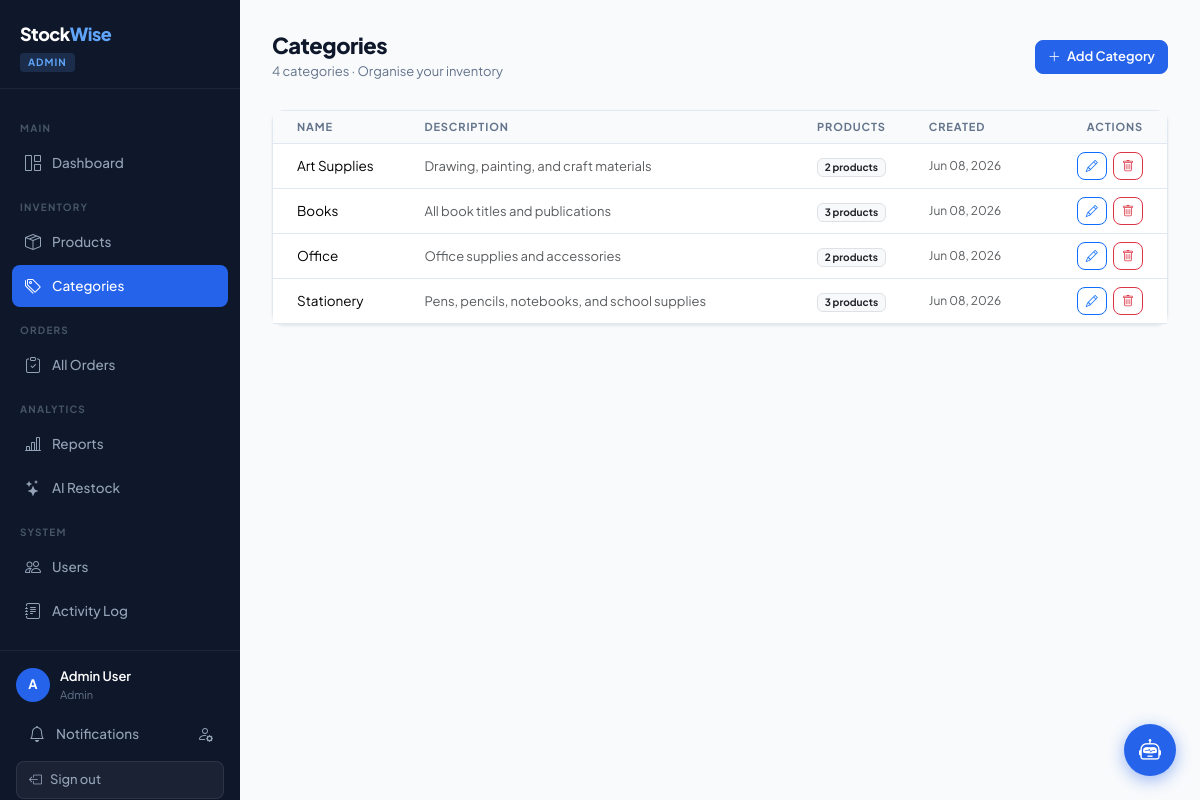
Screenshot of /admin/categories.php (signed in) with the database file from the repository.
### tables this page shows
CREATE TABLE categories (
    id          INT AUTO_INCREMENT PRIMARY KEY,
    name        VARCHAR(100) NOT NULL UNIQUE,
    description TEXT,
    created_at  DATETIME DEFAULT CURRENT_TIMESTAMP
);

### admin/categories.php (the view, shortened to what this page needs)
<?php
$db         = Database::getInstance();
$categories = $db->query('
    SELECT c.*, COUNT(p.id) AS product_count
    FROM categories c
    LEFT JOIN products p ON p.category_id = c.id AND p.is_active = 1
    GROUP BY c.id ORDER BY c.name
')->fetchAll();
include __DIR__ . '/../includes/header.php';
?>
<div class="page-header d-flex justify-content-between align-items-center">
    <div>
        <h1 class="page-title">Categories</h1>
        <div class="page-subtitle"><?= count($categories) ?> categories · Organise your inventory</div>
    </div>
    <button class="btn btn-primary" data-bs-toggle="modal" data-bs-target="#catModal" onclick="openAdd()">
        <i class="bi bi-plus-lg me-1"></i> Add Category
    </button>
</div>
<div class="card">
    <div class="card-body p-0">
        <table class="table table-hover mb-0">
            <thead><tr>
                <th class="ps-4">Name</th><th>Description</th><th>Products</th>
                <th>Created</th><th class="text-end pe-4">Actions</th>
            </tr></thead>
            <tbody>
            <?php if (empty($categories)): ?>
            <tr><td colspan="5" class="text-center text-muted py-5">No categories yet.</td></tr>
            <?php else: foreach ($categories as $c): ?>
            <tr>
                <td class="ps-4 fw-600"><?= htmlspecialchars($c['name']) ?></td>
                <td class="text-muted" style="font-size:13px;"><?= htmlspecialchars($c['description'] ?? '—') ?></td>
                <td>
                    <span class="badge bg-light text-dark border"><?= $c['product_count'] ?> product<?= $c['product_count'] != 1 ? 's' : '' ?></span>
                </td>
                <td class="text-muted" style="font-size:12px;"><?= date('M d, Y', strtotime($c['created_at'])) ?></td>
                <td class="text-end pe-4">
                    <button class="btn btn-sm btn-outline-primary me-1" onclick="openEdit(<?= $c['id'] ?>)">
                        <i class="bi bi-pencil"></i>
                    </button>
                    <button class="btn btn-sm btn-outline-danger" onclick="deleteCategory(<?= $c['id'] ?>, '<?= htmlspecialchars(addslashes($c['name'])) ?>')">
                        <i class="bi bi-trash"></i>
                    </button>
                </td>
            </tr>
            <?php endforeach; endif; ?>
            </tbody>
        </table>
    </div>
</div>
<?php
include __DIR__ . '/../includes/footer.php';
?>

### includes/header.php (style rules this page uses)
:root { --sidebar-width: 240px; --brand: #2563EB; --brand-dark: #1D4ED8; --success: #16A34A; --warning: #D97706; --danger: #DC2626; --surface: #F8FAFC; --border: #E2E8F0; --text: #0F172A; --muted: #64748B; }
* { font-family: 'Plus Jakarta Sans', sans-serif; }
body { background: var(--surface); color: var(--text); }
.page-header { margin-bottom: 28px; }
.page-title { font-size: 22px; font-weight: 800; letter-spacing: -0.02em; margin: 0; }
.page-subtitle { font-size: 13px; color: var(--muted); margin-top: 4px; }
.card { border: 1px solid var(--border); border-radius: 12px; box-shadow: 0 1px 3px rgba(0,0,0,0.08); }
.table { font-size: 13.5px; }
.table th { font-size: 11px; font-weight: 700; letter-spacing: 0.08em; text-transform: uppercase; color: var(--muted); border-bottom: 1px solid var(--border); background: #F8FAFC; }
.table td { vertical-align: middle; border-color: var(--border); }
.btn-primary { background: var(--brand); border-color: var(--brand); font-weight: 600; }
.btn { font-size: 13px; font-weight: 600; border-radius: 8px; }
.btn-sm { font-size: 12px; }

### rows the page displays
categories: name "Art Supplies", description "Drawing, painting, and craft materials", product_count "2", created_at "Jun 08, 2026"
categories: name "Books", description "All book titles and publications", product_count "3", created_at "Jun 08, 2026"
categories: name "Office", description "Office supplies and accessories", product_count "2", created_at "Jun 08, 2026"
categories: name "Stationery", description "Pens, pencils, notebooks, and school supplies", product_count "3", created_at "Jun 08, 2026"

### other values shown
$user['role'] "ADMIN"
substr($user['name'], 0, 1) "A"
$user['name'] "Admin User"
$user['role'] "Admin"
count($categories) "4"
